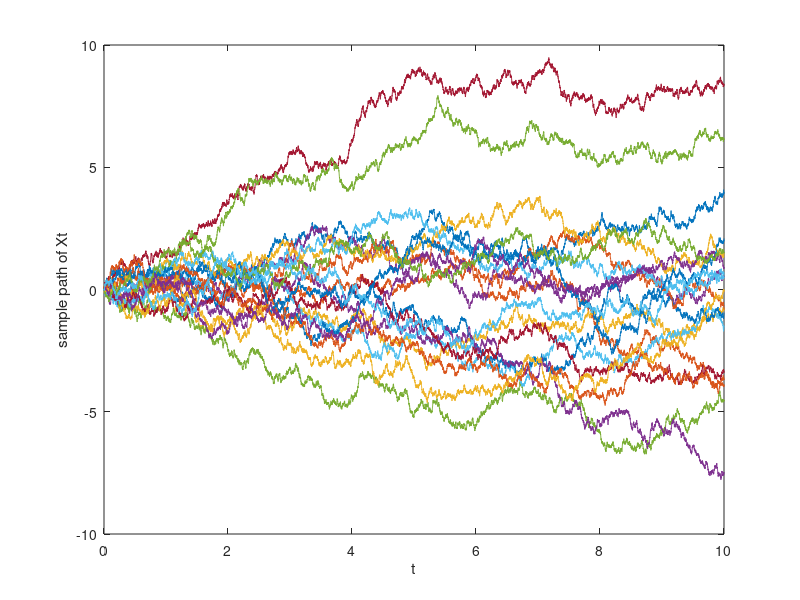

The MATLAB script that drew this image:
clear all; close all;

alpha = 1.0;
%T = 1;
% T = 0.1;
% T = 0.01;
T = 0.001;
s = alpha*sqrt(T);
samples = 20;

n = 10/T;

for k = 1:20
    
    for i=1:n
        z(i)=(2*floor(2*rand)-1)*s;
    end

    x= cumsum(z);
    x=[0 x];
    t=0:T:10;

    stairs(t,x);
    hold on;
    axis([0 10 -10 10]);
    xlabel('t');
    ylabel('sample path of Xt');
    
end